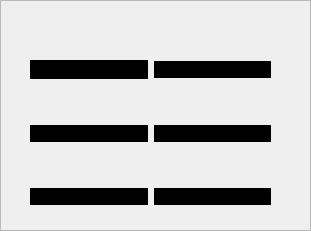
   <widget class="QFrame" name="frame_4">
    <property name="geometry">
     <rect>
      <x>80</x>
      <y>70</y>
      <width>311</width>
      <height>231</height>
     </rect>
    </property>
    <property name="palette">
     <palette>
      <active/>
      <inactive/>
      <disabled/>
     </palette>
    </property>
    <property name="styleSheet">
     <string notr="true">border-image:transparent</string>
    </property>
    <property name="frameShape">
     <enum>QFrame::StyledPanel</enum>
    </property>
    <property name="frameShadow">
     <enum>QFrame::Raised</enum>
    </property>
    <widget class="QWidget" name="gridLayoutWidget">
     <property name="geometry">
      <rect>
       <x>30</x>
       <y>20</y>
       <width>241</width>
       <height>228</height>
      </rect>
     </property>
     <layout class="QGridLayout" name="gridLayout">
      <item row="0" column="1">
       <widget class="QPushButton" name="run_button">
        <property name="font">
         <font>
          <family>8514oem</family>
         </font>
        </property>
        <property name="cursor">
         <cursorShape>PointingHandCursor</cursorShape>
        </property>
        <property name="toolTip">
         <string>run</string>
        </property>
        <property name="whatsThis">
         <string>run</string>
        </property>
        <property name="styleSheet">
         <string notr="true">background-color :rgb(0, 0, 0);
border-radius: 20% ;</string>
        </property>
        <property name="text">
         <string/>
        </property>
        <property name="icon">
         <iconset resource="image.qrc">
          <normaloff>:/image/images/run.png</normaloff>:/image/images/run.png</iconset>
        </property>
        <property name="iconSize">
         <size>
          <width>70</width>
          <height>70</height>
         </size>
        </property>
        <property name="autoDefault">
         <bool>false</bool>
        </property>
        <property name="default">
         <bool>false</bool>
        </property>
        <property name="flat">
         <bool>false</bool>
        </property>
       </widget>
      </item>
      <item row="1" column="0">
       <widget class="QPushButton" name="next_button">
        <property name="font">
         <font>
          <family>8514oem</family>
         </font>
        </property>
        <property name="cursor">
         <cursorShape>PointingHandCursor</cursorShape>
        </property>
        <property name="toolTip">
         <string>next operation</string>
        </property>
        <property name="whatsThis">
         <string>next operation</string>
        </property>
        <property name="styleSheet">
         <string notr="true">background-color :rgb(0, 0, 0);
border-radius: 20% ;</string>
        </property>
        <property name="text">
         <string/>
        </property>
        <property name="icon">
         <iconset resource="image.qrc">
          <normaloff>:/image/images/next.png</normaloff>:/image/images/next.png</iconset>
        </property>
        <property name="iconSize">
         <size>
          <width>70</width>
          <height>70</height>
         </size>
        </property>
        <property name="autoDefault">
         <bool>false</bool>
        </property>
        <property name="default">
         <bool>false</bool>
        </property>
        <property name="flat">
         <bool>false</bool>
        </property>
       </widget>
      </item>
      <item row="2" column="1">
       <widget class="QPushButton" name="reset_button">
        <property name="font">
         <font>
          <family>8514oem</family>
         </font>
        </property>
        <property name="cursor">
         <cursorShape>PointingHandCursor</cursorShape>
        </property>
        <property name="toolTip">
         <string>reset</string>
        </property>
        <property name="whatsThis">
         <string>reset</string>
        </property>
        <property name="styleSheet">
         <string notr="true">background-color :rgb(0, 0, 0);
border-radius: 20% ;</string>
        </property>
        <property name="text">
         <string/>
        </property>
        <property name="icon">
         <iconset resource="image.qrc">
          <normaloff>:/image/images/reset.png</normaloff>:/image/images/reset.png</iconset>
        </property>
        <property name="iconSize">
         <size>
          <width>70</width>
          <height>70</height>
         </size>
        </property>
        <property name="autoDefault">
         <bool>false</bool>
        </property>
        <property name="default">
         <bool>false</bool>
        </property>
        <property name="flat">
         <bool>false</bool>
        </property>
       </widget>
      </item>
      <item row="1" column="1">
       <widget class="QPushButton" name="next_micro_button">
        <property name="font">
         <font>
          <family>8514oem</family>
         </font>
        </property>
        <property name="cursor">
         <cursorShape>PointingHandCursor</cursorShape>
        </property>
        <property name="toolTip">
         <string>next micro_operation</string>
        </property>
        <property name="whatsThis">
         <string>next micro_operation</string>
        </property>
        <property name="styleSheet">
         <string notr="true">background-color :rgb(0, 0, 0);
border-radius: 20% ;</string>
        </property>
        <property name="text">
         <string/>
        </property>
        <property name="icon">
         <iconset resource="image.qrc">
          <normaloff>:/image/images/step.png</normaloff>:/image/images/step.png</iconset>
        </property>
        <property name="iconSize">
         <size>
          <width>50</width>
          <height>50</height>
         </size>
        </property>
        <property name="autoDefault">
         <bool>false</bool>
        </property>
        <property name="default">
         <bool>false</bool>
        </property>
        <property name="flat">
         <bool>false</bool>
        </property>
       </widget>
      </item>
      <item row="2" column="0">
       <widget class="QPushButton" name="stop_button">
        <property name="font">
         <font>
          <family>8514oem</family>
         </font>
        </property>
        <property name="cursor">
         <cursorShape>PointingHandCursor</cursorShape>
        </property>
        <property name="toolTip">
         <string>stop</string>
        </property>
        <property name="whatsThis">
         <string>stop</string>
        </property>
        <property name="styleSheet">
         <string notr="true">background-color :rgb(0, 0, 0);
border-radius: 20% ;</string>
        </property>
        <property name="text">
         <string/>
        </property>
        <property name="icon">
         <iconset resource="image.qrc">
          <normaloff>:/image/images/stop.png</normaloff>:/image/images/stop.png</iconset>
        </property>
        <property name="iconSize">
         <size>
          <width>70</width>
          <height>70</height>
         </size>
        </property>
        <property name="autoDefault">
         <bool>false</bool>
        </property>
        <property name="default">
         <bool>false</bool>
        </property>
        <property name="flat">
         <bool>false</bool>
        </property>
       </widget>
      </item>
      <item row="0" column="0">
       <widget class="QPushButton" name="build_button">
        <property name="font">
         <font>
          <family>8514oem</family>
         </font>
        </property>
        <property name="cursor">
         <cursorShape>PointingHandCursor</cursorShape>
        </property>
        <property name="toolTip">
         <string>build</string>
        </property>
        <property name="whatsThis">
         <string>build</string>
        </property>
        <property name="styleSheet">
         <string notr="true">
        QPushButton {
            background-color: rgb(0, 0, 0); 
            border: 1px solid black;
            border-radius: 20%
        }
        QPushButton:hover {
            color: rgb(57, 39, 11);
        }
         </string>
        </property>
        <property name="text">
         <string/>
        </property>
        <property name="icon">
         <iconset resource="image.qrc">
          <normaloff>:/image/images/build.png</normaloff>:/image/images/build.png</iconset>
        </property>
        <property name="iconSize">
         <size>
          <width>70</width>
          <height>70</height>
         </size>
        </property>
        <property name="autoDefault">
         <bool>false</bool>
        </property>
        <property name="default">
         <bool>false</bool>
        </property>
        <property name="flat">
         <bool>false</bool>
        </property>
       </widget>
      </item>
     </layout>
    </widget>
   </widget>
